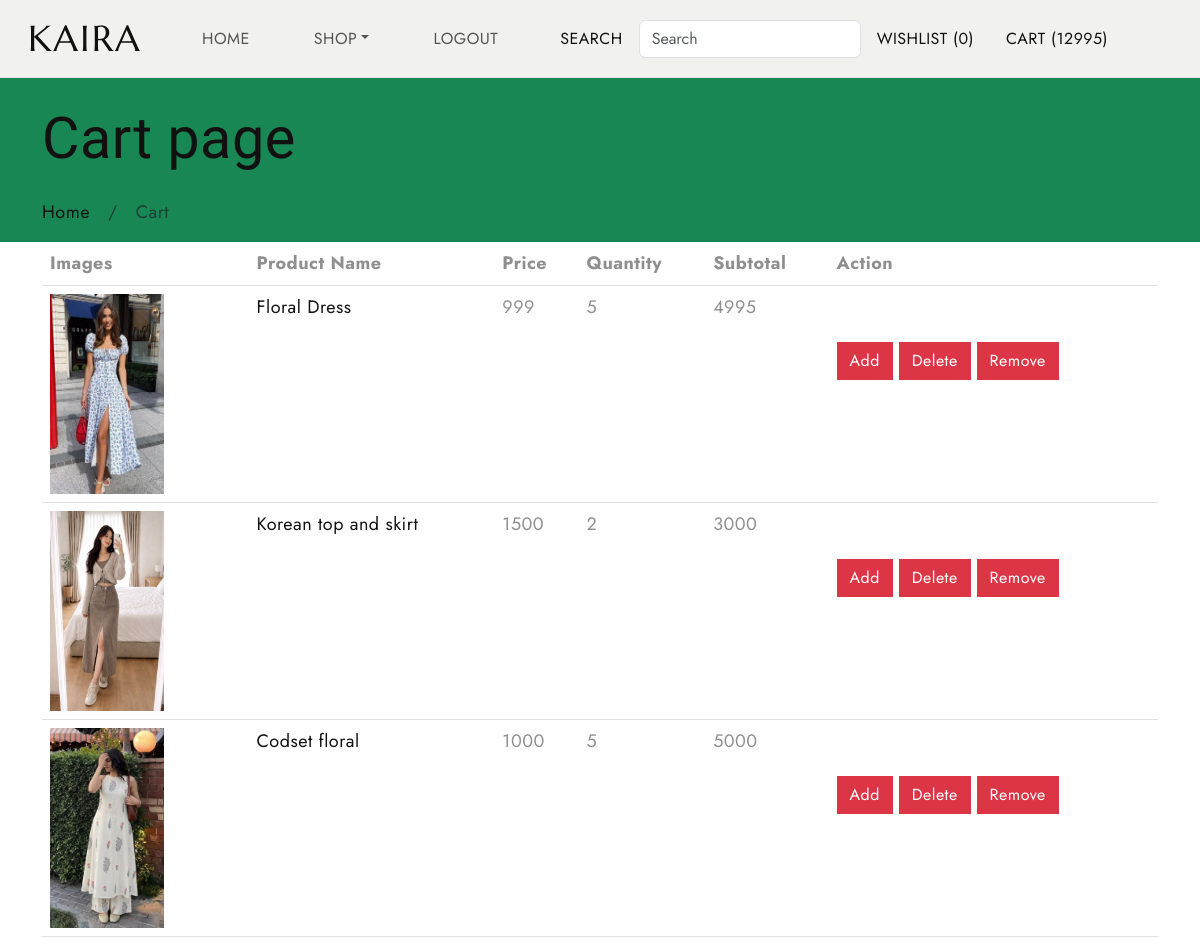
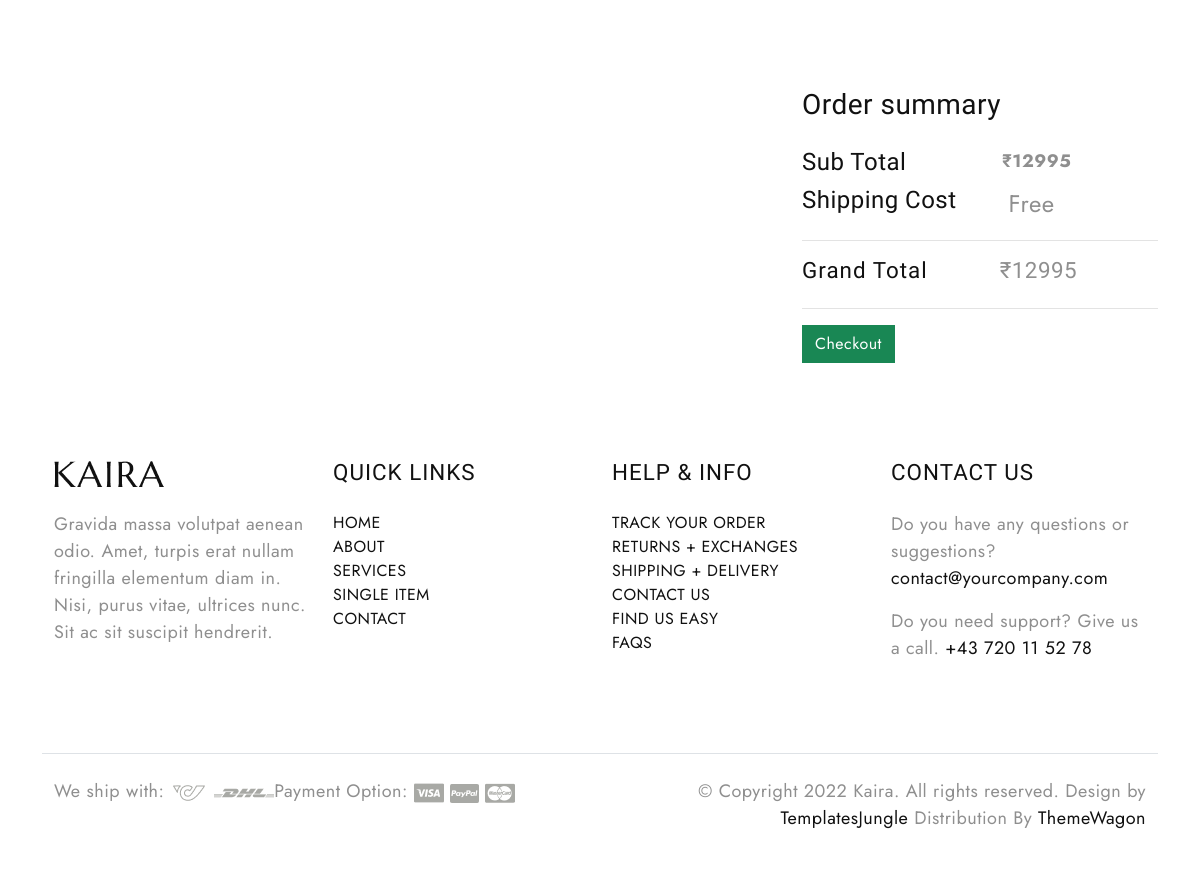
The page /cartview (signed in) on the database its author committed (2 pictures, top to bottom).
### cart/models.py (models this page shows, shortened)
class Cart(models.Model):
    user =models.ForeignKey(User,on_delete=models.CASCADE)
    product =models.ForeignKey(Product,on_delete=models.CASCADE)
    quantity =models.IntegerField(default=0)
    date_added =models.DateTimeField(auto_now_add=True)
    def subtotal(self):
        return self.quantity * self.product.price

### shop/models.py (models this page shows, shortened)
class Product(models.Model):
    name = models.CharField(max_length=200)
    image = models.ImageField(upload_to='products/')
    description = models.TextField()
    price = models.IntegerField()
    stock = models.IntegerField(null=True)
    availability =models.BooleanField(default=True,null=True)
    gender= models.CharField(max_length=200,default='unisex',null=True)
    category = models.ForeignKey(Category,on_delete=models.CASCADE,related_name='products',null=True)
    created = models.DateTimeField(auto_now_add=True,null=True)
    updated = models.DateTimeField(auto_now=True,null=True)

### cart/views.py (the view)
# urls.py: path('cartview',views.CartView.as_view(),name='cartview'),
class CartView(View):
    def get(self,request):
        c=Cart.objects.filter(user=request.user)
        total=0
        for i in c:
            total=total+i.subtotal()
        context={'cart':c,'total':total}
        return render(request,'cart.html',context)

### cart/context_processors.py (called while the page is built)
def cart_items(request):
    total = 0
    if request.user.is_authenticated:
       u=request.user
       c=Cart.objects.filter(user=u)
       for i in c:
           total=total+i.quantity
    return {'total':total}

### shop/context_processors.py (called while the page is built)
def menu_links(request):
    c=Category.objects.all()
    return {'links':c}

### templates/cart.html (shortened to what this page needs)
{% extends 'base.html' %}
{% load crispy_forms_tags %}
{% block content %}
<div class="all-title bg-success">
        <div class="container">
            <div class="row">
                <div class="col-lg-12">
                    <h2>Cart page</h2>
                    <ul class="breadcrumb">
                        <li class="breadcrumb-item"><a href="#">Home</a></li>
                        <li class="breadcrumb-item active">Cart<li>
                    </ul>
                </div>
            </div>
        </div>
    </div>
    <div class="cart-box-main">
        <div class="container">
            <div class="row">
                <div class="col-lg-12">
                    <div class="table-main table-responsive">
                        <table class="table">
                            <thead>
                                <tr>
                                    <th>Images</th>
                                    <th>Product Name</th>
                                    <th>Price</th>
                                    <th>Quantity</th>
                                    <th>Subtotal</th>
                                    <th>Action</th>
                                </tr>
                            </thead>
                            <tbody>
                            {% for i in cart %}
                                <tr>
                                    <td class="thumbnail-img">
                                        <a href="#">
									<img class="" src="{{i.product.image.url}}" alt="" height="200px" width="60%">
								</a>
                                    </td>
                                    <td class="name-pr">
                                        <a href="#">
                                            {{i.product.name}}
								</a>
                                    </td>
                                    <td class="price-pr">
                                        <p>{{i.product.price}}</p>
                                    </td>
                                    <td class="price-pr">
                                        <p>{{i.quantity}}</p>
                                    </td>
                                        <td class="total-pr">
                                            <p>{{i.subtotal}}</p>
                                    </td>
                                        <td class="remove-pr">
                                        {% if i.product.stock > i.quantity %}
                                        <a href="{% url 'cart:addtocart' i.product.id %}" class="btn btn-danger mt-5">Add</a>
                                        <a href="{% url 'cart:cartdecrement' i.id %}" class="btn btn-danger mt-5 ">Delete
								</a>
                                        <a href="{% url 'cart:cartremove' i.id %}" class="btn btn-danger mt-5">Remove
								</a>
                                        {% endif %}
                                    </td>
                                </tr>
                            {% endfor %}
                            </tbody>
                        </table>
                    </div>
                </div>
            </div>
            <div class="row my-5">
                <div class="col-lg-8 col-sm-12"></div>
                <div class="col-lg-4 col-sm-12">
                    <div class="order-box">
                        <h3 class="fs-3">Order summary</h3>
                        <div class="d-flex">
                            <h4 class="fs-4 me-5">Sub Total</h4>
                            <div class=" fw-bold ms-5 "> ₹{{total}}</div>
                        </div>
                        <div class="d-flex">
                            <h4 class="fs-4 me-5">Shipping Cost</h4>
                            <div class="ml-auto fs-4 ms-1"> Free </div>
                        </div>
                        <hr>
                        <div class="d-flex gr-total">
                            <h5 class="me-5">Grand Total</h5>
                            <div class="ml-auto h5 ms-4">₹{{total}}</div>
                        </div>
                        <hr>
                    <div class="col-12 d-flex shopping-box"><a href="{% url 'cart:checkout' %}" class="btn btn-success">Checkout</a> </div></div>
        </div>
    </div>
{% endblock %}

### static/css/style.css (style rules this page uses)
body { --heading-font: "Marcellus", Roboto, sans-serif; --heading-font-weight: 400; --heading-color: #111; --heading-line-height: 1.24; --swiper-theme-color: #8C907E; --bs-body-font-family: "Jost", Roboto, sans-serif; --bs-body-font-size: 18px; --bs-body-font-weight: 400; --bs-body-line-height: 1.5; --bs-body-color: #8f8f8f; --bs-body-color-rgb: 143, 143, 143; --bs-primary: #8C907E; --bs-secondary: #6c757d; --bs-black: #111; --bs-light: #F1F1F0; --bs-dark: #212529; --bs-gray: #9aa1a7; --bs-gray-dark: #51565b; --bs-primary-rgb: 140, 144, 126; --bs-secondary-rgb: 108, 117, 125; --bs-black-rgb: 17, 17, 17; --bs-light-rgb: 241, 241, 240; --bs-dark-rgb: 33, 37, 41; --bs-link-color: #111; --bs-link-color-rgb: 17, 17, 17; --bs-link-decoration: underline; --bs-link-hover-color: #111; --bs-link-hover-color-rgb: 17, 17, 17; }
body { letter-spacing: 0.03rem; }
h1, .h1, h2, .h2, h3, .h3, h4, .h4, h5, .h5, h6, .h6 { font-family: var(--heading-font); font-weight: var(--heading-font-weight); color: var(--heading-color); line-height: var(--heading-line-height); }
h1.light, .h1, h2.light, .h2, h3.light, .h3, h4.light, .h4, h5.light, .h5, h6.light, .h6 { color: var(--light-color); }
h1, h2, h3 { margin: 25px 0; }
h5, h6 { letter-spacing: 1px; }
h2, .h2 { font-size: 3.6rem; }
h3, .h3 { font-size: 2.8rem; }
h4, .h4 { font-size: 1.8rem; }
h5, .h5 { font-size: 1.4rem; }
a { text-decoration: none; }
.btn { --bs-btn-border-radius: 0; }
.breadcrumb { --bs-breadcrumb-item-padding-x: 1em; }

### rows shown on the page
Cart: product.image (picture), product.name "Floral Dress", product.price "999", quantity "5", subtotal "4995", shows "Add"
Cart: product.image (picture), product.name "Korean top and skirt", product.price "1500", quantity "2", subtotal "3000", shows "Add"
Cart: product.image (picture), product.name "Codset floral", product.price "1000", quantity "5", subtotal "5000", shows "Add"

### other values the page prints
{{ total }} "12995"
